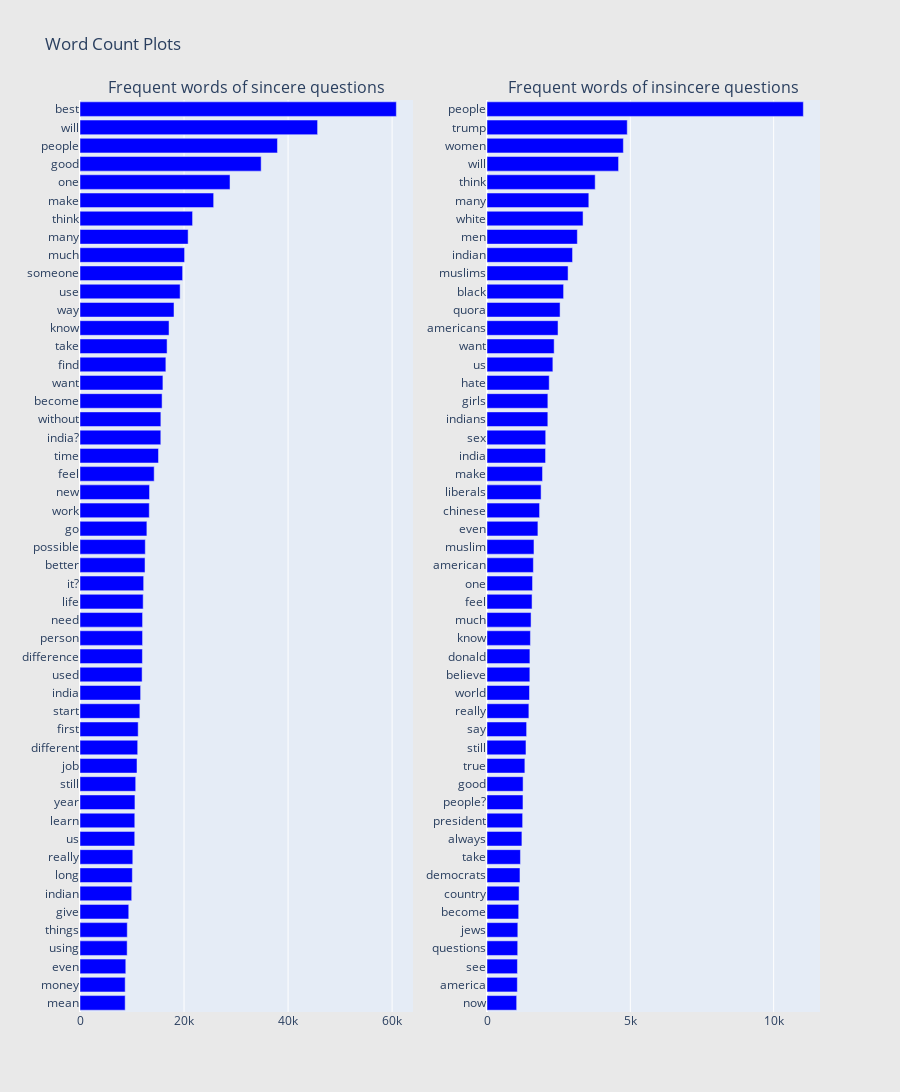

Here is the notebook cell this chart was saved with:
### Markdown cell above
There seem to be a variety of words in there. May be it is a good idea to look at the most frequent words in each of the classes separately.

**Word Frequency plot of sincere & insincere questions:****

### Code cell
from collections import defaultdict
train1_df = train_df[train_df["target"]==1]
train0_df = train_df[train_df["target"]==0]

## custom function for ngram generation ##
def generate_ngrams(text, n_gram=1):
    token = [token for token in text.lower().split(" ") if token != "" if token not in STOPWORDS]
    ngrams = zip(*[token[i:] for i in range(n_gram)])
    return [" ".join(ngram) for ngram in ngrams]

## custom function for horizontal bar chart ##
def horizontal_bar_chart(df, color):
    trace = go.Bar(
        y=df["word"].values[::-1],
        x=df["wordcount"].values[::-1],
        showlegend=False,
        orientation = 'h',
        marker=dict(
            color=color,
        ),
    )
    return trace

## Get the bar chart from sincere questions ##
freq_dict = defaultdict(int)
for sent in train0_df["question_text"]:
    for word in generate_ngrams(sent):
        freq_dict[word] += 1
fd_sorted = pd.DataFrame(sorted(freq_dict.items(), key=lambda x: x[1])[::-1])
fd_sorted.columns = ["word", "wordcount"]
trace0 = horizontal_bar_chart(fd_sorted.head(50), 'blue')

## Get the bar chart from insincere questions ##
freq_dict = defaultdict(int)
for sent in train1_df["question_text"]:
    for word in generate_ngrams(sent):
        freq_dict[word] += 1
fd_sorted = pd.DataFrame(sorted(freq_dict.items(), key=lambda x: x[1])[::-1])
fd_sorted.columns = ["word", "wordcount"]
trace1 = horizontal_bar_chart(fd_sorted.head(50), 'blue')

# Creating two subplots
fig = tools.make_subplots(rows=1, cols=2, vertical_spacing=0.04,
                          subplot_titles=["Frequent words of sincere questions", 
                                          "Frequent words of insincere questions"])
fig.append_trace(trace0, 1, 1)
fig.append_trace(trace1, 1, 2)
fig['layout'].update(height=1200, width=900, paper_bgcolor='rgb(233,233,233)', title="Word Count Plots")
py.iplot(fig, filename='word-plots')

#plt.figure(figsize=(10,16))
#sns.barplot(x="ngram_count", y="ngram", data=fd_sorted.loc[:50,:], color="b")
#plt.title("Frequent words for Insincere Questions", fontsize=16)
#plt.show()

### Figure 1 — Plotly figure (JSON) as saved in the notebook; plotly's stock layout.template omitted (floating-point values rounded to 4 significant figures)
{"data": [{"marker": {"color": "blue"}, "orientation": "h", "showlegend": false, "type": "bar", "x": [8684, 8686, 8803, 9067, 9087, 9373, 9938, 10063, 10148, 10524, 10533, 10562, 10709, 10958, 11090, 11184, 11507, 11653, 11940, 11998, 12026, 12028, 12146, 12238, 12501, 12552, 12857, 13319, 13368, 14260, 15089, 15536, 15545, 15781, 15941, 16508, 16743, 17118, 18073, 19250, 19728, 20108, 20788, 21641, 25696, 28840, 34827, 37960, 45675, 60816], "xaxis": "x", "y": ["mean", "money", "even", "using", "things", "give", "indian", "long", "really", "us", "learn", "year", "still", "job", "different", "first", "start", "india", "used", "difference", "person", "need", "life", "it?", "better", "possible", "go", "work", "new", "feel", "time", "india?", "without", "become", "want", "find", "take", "know", "way", "use", "someone", "much", "many", "think", "make", "one", "good", "people", "will", "best"], "yaxis": "y"}, {"marker": {"color": "blue"}, "orientation": "h", "showlegend": false, "type": "bar", "x": [1035, 1058, 1062, 1071, 1075, 1106, 1119, 1150, 1167, 1218, 1243, 1255, 1259, 1321, 1360, 1382, 1461, 1483, 1495, 1497, 1515, 1537, 1572, 1588, 1618, 1639, 1776, 1834, 1887, 1937, 2043, 2048, 2122, 2123, 2171, 2298, 2343, 2478, 2549, 2672, 2828, 2984, 3152, 3351, 3552, 3774, 4590, 4757, 4893, 11036], "xaxis": "x2", "y": ["now", "america", "see", "questions", "jews", "become", "country", "democrats", "take", "always", "president", "people?", "good", "true", "still", "say", "really", "world", "believe", "donald", "know", "much", "feel", "one", "american", "muslim", "even", "chinese", "liberals", "make", "india", "sex", "indians", "girls", "hate", "us", "want", "americans", "quora", "black", "muslims", "indian", "men", "white", "many", "think", "will", "women", "trump", "people"], "yaxis": "y2"}], "layout": {"annotations": [{"font": {"size": 16}, "showarrow": false, "text": "Frequent words of sincere questions", "x": 0.225, "xanchor": "center", "xref": "paper", "y": 1, "yanchor": "bottom", "yref": "paper"}, {"font": {"size": 16}, "showarrow": false, "text": "Frequent words of insincere questions", "x": 0.775, "xanchor": "center", "xref": "paper", "y": 1, "yanchor": "bottom", "yref": "paper"}], "height": 1200, "paper_bgcolor": "rgb(233,233,233)", "title": {"text": "Word Count Plots"}, "width": 900, "xaxis": {"anchor": "y", "domain": [0, 0.45]}, "xaxis2": {"anchor": "y2", "domain": [0.55, 1]}, "yaxis": {"anchor": "x", "domain": [0, 1]}, "yaxis2": {"anchor": "x2", "domain": [0, 1]}}}
